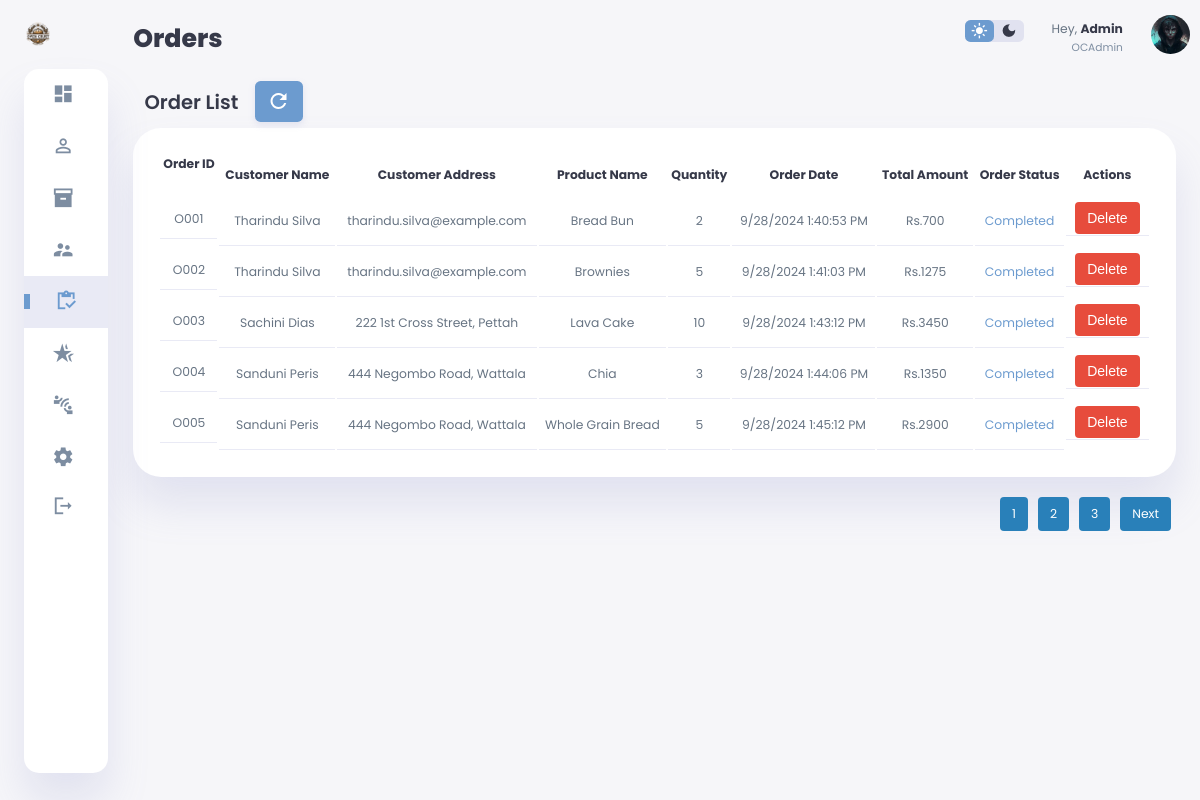
Page /admin/admin-Orders.php (signed in) on the committed database.
### tables this page shows
CREATE TABLE `tg_orders` (
  `id` int(13) NOT NULL,
  `orderId` varchar(255) NOT NULL,
  `customerID` varchar(255) NOT NULL,
  `customerName` varchar(255) NOT NULL,
  `customerAddress` varchar(255) NOT NULL,
  `productName` varchar(255) NOT NULL,
  `quantity` int(13) NOT NULL,
  `totalAmount` int(13) NOT NULL,
  `orderDate` varchar(255) NOT NULL,
  `status` varchar(255) NOT NULL
);

### admin/admin-Orders.php (the view, shortened to what this page needs)
<?php
$adminUsername = $_SESSION['Admin_Username'];
$mysqli = new mysqli(DB_SERVER, DB_USER, DB_PASSWORD, DB_NAME);
$limit = 5;
$page = isset($_GET['page']) ? (int)$_GET['page'] : 1;
$offset = ($page - 1) * $limit;
$totalOrdersSql = "SELECT COUNT(*) AS total FROM tg_orders";
$totalOrdersResult = $mysqli->query($totalOrdersSql);
$totalOrders = $totalOrdersResult->fetch_assoc()['total'];
$totalPages = ceil($totalOrders / $limit);
$sql = "SELECT `id`, `orderId`, `customerName`, `customerAddress`, `productName`, `quantity`, `totalAmount`, `orderDate`, `status`
        FROM `tg_orders`
        LIMIT $limit OFFSET $offset";
$result = $mysqli->query($sql);
?>
<!DOCTYPE html>
<html>
<head>
    <link rel="stylesheet" href="<?php echo BASE_URL; ?>dist/css/styles-admin-main.css">
    <link rel="stylesheet" href="https://cdnjs.cloudflare.com/ajax/libs/jqueryui/1.12.1/jquery-ui.min.css">
</head>
<body>
<div class="container customers">
    <aside class="customers">
        <div class="toggle">
            <div class="logo">
                <img src="<?php echo BASE_URL; ?>dist/src/OCBSLogo.png" alt="Oven Crust Logo">
            </div>
        </div>
        <div class="sidebar">
            <a href="<?php echo ADMIN_URL; ?>admin-dashboard">
                <span class="material-icons-sharp">dashboard</span>
            </a>
            <a href="<?php echo ADMIN_URL; ?>admin-Customers">
                <span class="material-icons-sharp">person_outline</span>
            </a>
            <a href="<?php echo ADMIN_URL; ?>admin-Products">
                <span class="material-icons-sharp">inventory_2</span>
            </a>
            <a href="<?php echo ADMIN_URL; ?>admin-Suppliers">
                <span class="material-icons-sharp">supervisor_account</span>
            </a>
            <a href="<?php echo ADMIN_URL; ?>admin-Orders" class="active">
                <span class="material-icons-sharp">inventory</span>
            </a>
            <a href="<?php echo ADMIN_URL; ?>admin-SpecialOrders">
                <span class="material-icons-sharp">hotel_class</span>
            </a>
            <a href="<?php echo ADMIN_URL; ?>admin-FormSubmission">
                <span class="material-icons-sharp">connect_without_contact</span>
            </a>
            <a href="<?php echo ADMIN_URL; ?>admin-Settings">
                <span class="material-icons-sharp">settings</span>
            </a>
            <a href="<?php echo BASE_URL; ?>logout.php">
                <span class="material-icons-sharp">logout</span>
            </a>
        </div>
    </aside>
    <main>
        <h1>Orders</h1>
        <div class="customer-list">
            <div style="display: flex; align-items: center;">
                <h2>Order List</h2>
                <button class="refresh-button" onclick="window.location.reload();">
                    <span class="material-icons-sharp">refresh</span>
                </button>
            </div>
            <table>
            <thead>
                <tr>
                    <th>Order ID</th>
                    <th>Customer Name</th>
                    <th>Customer Address</th>
                    <th>Product Name</th>
                    <th>Quantity</th>
                    <th>Order Date</th>
                    <th>Total Amount</th>
                    <th>Order Status</th>
                    <th>Actions</th>
                </tr>
            </thead>
            <tbody>
                <?php
                    if ($result->num_rows > 0) {
                        while ($row = $result->fetch_assoc()) {
                            $orderId = htmlspecialchars($row['orderId']);
                            $customerName = htmlspecialchars($row['customerName']);
                            $customerAddress = htmlspecialchars($row['customerAddress']);
                            $productName = htmlspecialchars($row['productName']);
                            $quantity = htmlspecialchars($row['quantity']);
                            $orderDate = htmlspecialchars($row['orderDate']);
                            $totalAmount = htmlspecialchars($row['totalAmount']);
                            $orderStatus = htmlspecialchars($row['status']);
                            $orderStatusClass = '';
                            if ($orderStatus === 'Declined') {
                                $orderStatusClass = 'danger';
                            } elseif ($orderStatus === 'Pending') {
                                $orderStatusClass = 'warning';
                            } elseif ($orderStatus === 'Shipped') {
                                $orderStatusClass = 'success';
                            } else {
                                $orderStatusClass = 'primary';
                            }
                            echo "<tr>";
                            echo "<td>$orderId</td>";
                            echo "<td>$customerName</td>";
                            echo "<td>$customerAddress</td>";
                            echo "<td>$productName</td>";
                            echo "<td>$quantity</td>";
                            echo "<td>$orderDate</td>";
                            echo "<td>Rs.$totalAmount</td>";
                            echo "<td class=\"$orderStatusClass\">$orderStatus</td>";
                            echo "<td>
                                <button type='button' onclick='openDeleteModal(\"$orderId\")' class='delete-button' style='background-color: #e74c3c; color: white; border: none; padding: 8px 12px; border-radius: 4px; cursor: pointer; font-size: 14px;'>Delete</button>
                            </td>";
                            echo "</tr>";
                        }
                    } else {
                        echo "<tr><td colspan='9'>No orders found</td></tr>";
                    }
                ?>
                </tbody>
            </table>
        </div>
        <div class="pagination">
            <?php for ($i = 1; $i <= $totalPages; $i++): ?>
                <a href="?page=<?php echo $i; ?>" class="pagination-link <?php echo $i === $page ? 'active' : ''; ?>"><?php echo $i; ?></a>
            <?php endfor; ?>
            <?php if ($page < $totalPages): ?>
                <a href="?page=<?php echo $page + 1; ?>" class="pagination-link">Next</a>
            <?php endif; ?>
        </div>
    </main>
    <div class="right-section">
        <div class="nav customer">
            <div class="dark-mode">
                <span class="material-icons-sharp active">light_mode</span>
                <span class="material-icons-sharp">dark_mode</span>
            </div>
            <div class="profile">
                <div class="info">
                    <p>Hey, <b>Admin</b></p>
                    <small class="text-muted"><?php echo htmlspecialchars($adminUsername); ?></small>
                </div>
                <div class="profile-photo">
                    <img src="<?php echo BASE_URL; ?>dist/src/admin.jfif"></div>
            </div>
        </div>
    </div>
</div>
</body>
</html>

### rows in the picture
tg_orders: orderId "O001", customerName "Tharindu Silva", customerAddress "tharindu.silva@example.com", productName "Bread Bun", quantity "2", orderDate "9/28/2024 1:40:53 PM", totalAmount "700", status "Completed"
tg_orders: orderId "O002", customerName "Tharindu Silva", customerAddress "tharindu.silva@example.com", productName "Brownies", quantity "5", orderDate "9/28/2024 1:41:03 PM", totalAmount "1275", status "Completed"
tg_orders: orderId "O003", customerName "Sachini Dias", customerAddress "222 1st Cross Street, Pettah", productName "Lava Cake", quantity "10", orderDate "9/28/2024 1:43:12 PM", totalAmount "3450", status "Completed"
tg_orders: orderId "O004", customerName "Sanduni Peris", customerAddress "444 Negombo Road, Wattala", productName "Chia", quantity "3", orderDate "9/28/2024 1:44:06 PM", totalAmount "1350", status "Completed"
tg_orders: orderId "O005", customerName "Sanduni Peris", customerAddress "444 Negombo Road, Wattala", productName "Whole Grain Bread", quantity "5", orderDate "9/28/2024 1:45:12 PM", totalAmount "2900", status "Completed"

### other values in the picture
$adminUsername "OCAdmin"
